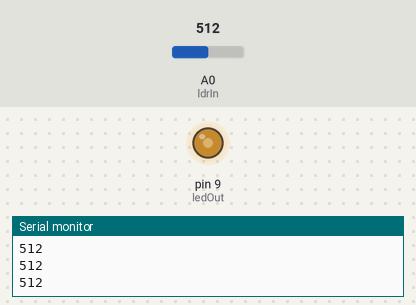
The sketch below on a simulated Arduino Uno, built with avr-gcc and run on an emulated ATmega328P. On the bench: output pins drawn as LEDs (lit = HIGH), the last lines printed to the serial monitor. The test bench sets the inputs (shaded band); at power-on: A0 (ldrIn) = 512.

Above: at 1.2 s.
1.3 s: A0 (ldrIn) set to 306
At 2.5 s:
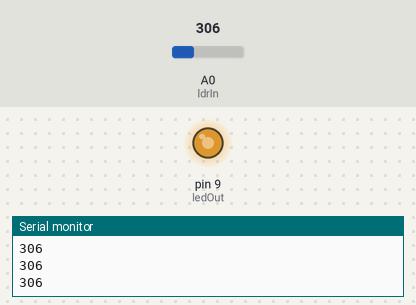
2.8 s: A0 (ldrIn) set to 122
At 4.0 s:
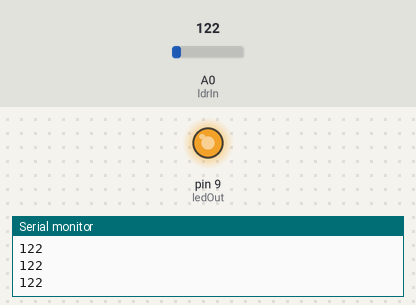
4.3 s: A0 (ldrIn) set to 900
At 5.0 s:
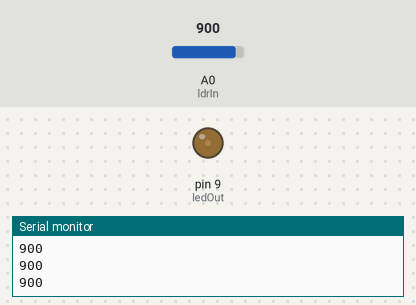
5.8 s: A0 (ldrIn) set to 511
At 6.3 s:
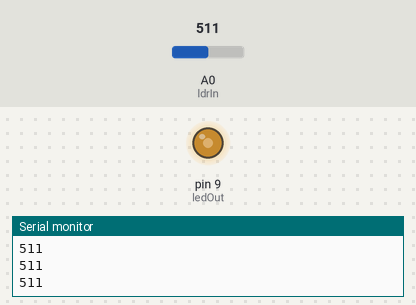
Timing chart, 0 to 8.3 s (numbered marks = the images above; inputs shaded):
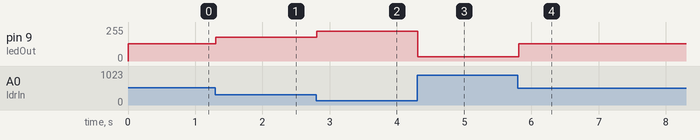

Measured:
- after the input at 1.3 s, pin 9 (ledOut): 128/255 → 179/255 at once
- after the input at 2.8 s, pin 9 (ledOut): 179/255 → 225/255 at once
- after the input at 4.3 s, pin 9 (ledOut): 225/255 → 31/255 at once
- after the input at 5.8 s, pin 9 (ledOut): 31/255 → 128/255 at once

The sketch:

led_ldr_analog.ino
```cpp
int ledOut = 9;
int val, newval;
int ldrIn = 0;

void setup()
{
 pinMode(ledOut, OUTPUT);
 Serial.begin(9600);
}

void loop()
{
 val = analogRead(ldrIn);
 Serial.println(val);
 newval = map(val, 0, 1024, 255, 0);
 analogWrite(ledOut, newval);
}
```
